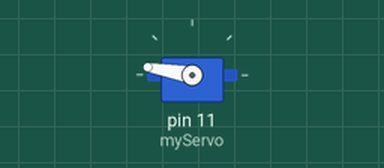
Bench run of a sketch on a simulated Arduino Uno, built with avr-gcc and run on an emulated ATmega328P. On the bench: servo.

Above: at 0.05 s.
At 3.0 s:
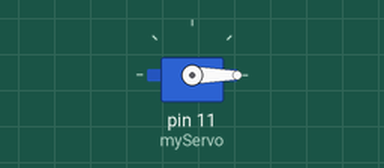
At 6.0 s:
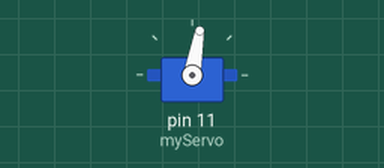
Timing chart, 0 to 7.8 s (numbered marks = the images above):
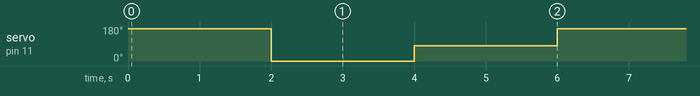

Measured:
- by itself, servo on pin 11 (myServo): repeats every 6.0 s: 80° 2.0 s, 170° 2.0 s, 0° 2.0 s

The sketch:

BOEbot_test_head_servo.ino
```cpp
#include <Servo.h>    // Use Servo library, included with IDE

Servo myServo;        // Create Servo object to control the servo

void setup() {
  myServo.attach(11);  // Servo is connected to digital pin 9
}

void loop() {
  myServo.write(170);   // Rotate servo counter clockwise
  delay(2000);          // Wait 2 seconds
  myServo.write(0);     // Rotate servo clockwise
  delay(2000);
  myServo.write(80);    // Rotate servo to center
  delay(2000);
}
```
